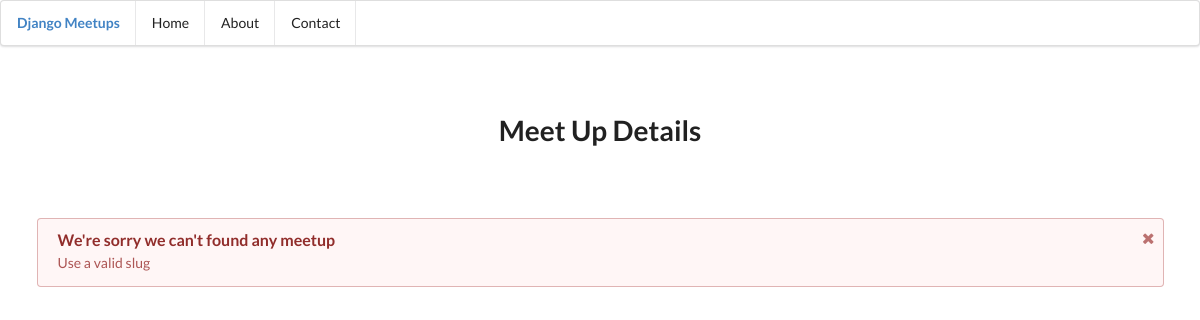
The app's page /meetups/a-first-meetup-admin, older data.
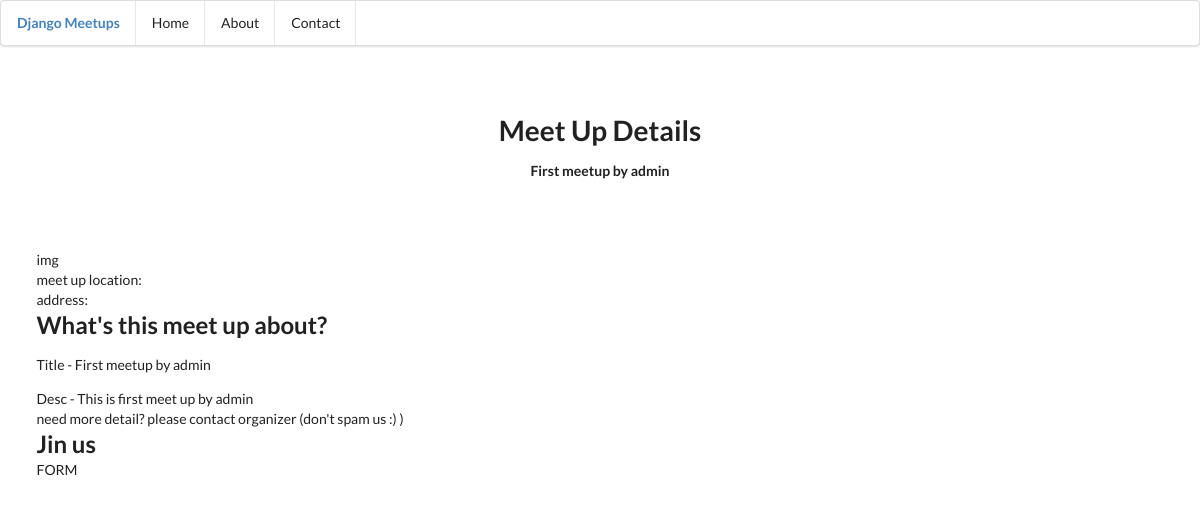
The same page, newer data.
### meetups/models.py (models this page shows)
class Meetup(models.Model):
    title = models.CharField(max_length=200)
    slug = models.SlugField(unique=True)
    description = models.TextField()
    image = models.ImageField(upload_to='images')

### meetups/views.py (the view)
# urls.py: path('meetups/<slug:meetup_slug>', views.meetup_detail, name='meetup-detail'),
def meetup_detail(request, meetup_slug):
    try:
        selected_meetup = Meetup.objects.get(slug=meetup_slug)
        return render(request, 'meetups/meetup-details.html', {
            'meetup_found': True,
            'meetup_title': selected_meetup.title,
            'meetup_description' : selected_meetup.description
        })
    except:
        return render(request, 'meetups/meetup-details.html', {
            'meetup_found': False
        })

### meetups/templates/meetups/meetup-details.html (shortened to what this page needs)
{% extends 'meetups/base.html' %}
{% block main_heading %} Meet Up Details {% endblock %}
{% block header_content %}<p class="ui header tiny centered" > {{meetup_title}} </p>{% endblock %}
{% block body %}
{% if meetup_found %}
img
<br>
meet up location:
<br>
address:
<br>
<div class="details">
    <h2>What's this meet up about?</h2>
    <p>Title - {{meetup_title}}</p>
    <p>Desc - {{meetup_description}}</p>
</div>
<footer>
    need more detail? please contact organizer (don't spam us :) )
</footer>
<div class="registration">
    <h2>Jin us</h2>
    FORM
</div>
{% else %}
<div class="ui negative message">
  <i class="close icon"></i>
  <div class="header">
    We're sorry we can't found any meetup
  </div>
  <p>Use a valid slug
</p></div>
{% endif %}
{% endblock %}

### meetups/templates/meetups/base.html (shortened to what this page needs)
{% load static %}
<!DOCTYPE html>
<html lang="en">
<head>
    <link href="{% static 'css/semantic.min.css' %}" rel="stylesheet">
    <link href="{% static 'css/base.css' %}" rel="stylesheet">
</head>
<body>
<header>
    <div class="ui menu">
        <div class="header item"><a href="/meetups">Django Meetups</a></div>
        <a class="item" href="#">Home</a>
        <a class="item" href="#">About</a>
        <a class="item" href="#">Contact</a>
    </div>
</header>
<div class="ui container">
    <div class="meetup-heading">
        <h2 class="ui header huge centered">{% block main_heading %}{% endblock %}</h2>
        {% block header_content %}{% endblock %}
    </div>
    {% block body %}{% endblock %}
</div>
</body>
</html>

### meetups/static/css/base.css (style rules this page uses)
* { padding: 0; margin: 0; }
body { width: 100%; min-height: 100vh; background: url('https://c.pxhere.com/photos/78/88/dji_drone_drone_shot_iceland_landscape_mountain_nature_travel-1645283.jpg') !important; background-size: cover; background-repeat: no-repeat; background-position: center; }
.meetup-heading { margin: 5rem 0; }

Row changes from the older to the newer data that the page shows:
added Meetup: title "First meetup by admin", description "This is first meet up by admin"
Text that changed along with them:
text no longer shown: "We're sorry we can't found any meetup Use a valid slug"
text now shown: "img meet up location: address: What's this meet up about? Title - Desc - need more detail? please contact organizer (don't spam us :) ) Jin us FORM"
